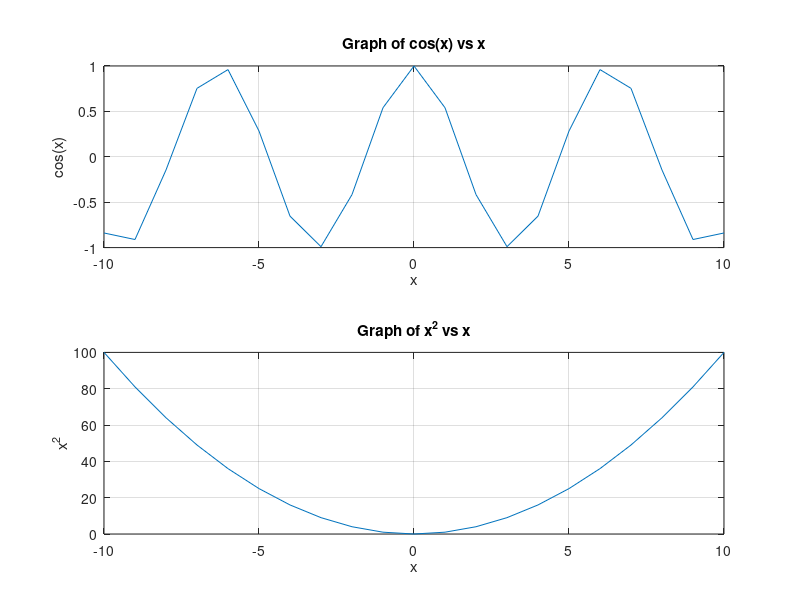

Write the MATLAB code that produced this figure.
%Task1

x=-10:10;

Y1=x.*x;
Y2=cos(x);
subplot(2,1,1);
plot(x,Y2);
xlabel("x")
ylabel("cos(x)")
grid on
title("Graph of cos(x) vs x")

subplot(2,1,2);
plot(x,Y1);
xlabel("x")
ylabel("x^2")
title("Graph of x^2 vs x")
grid on
